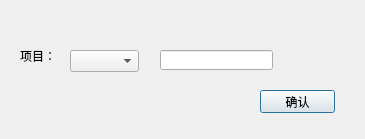
<?xml version="1.0" encoding="UTF-8"?>
<ui version="4.0">
 <class>Change</class>
 <widget class="QDialog" name="Change">
  <property name="geometry">
   <rect>
    <x>0</x>
    <y>0</y>
    <width>365</width>
    <height>139</height>
   </rect>
  </property>
  <property name="windowTitle">
   <string>Dialog</string>
  </property>
  <widget class="QComboBox" name="comboBox">
   <property name="geometry">
    <rect>
     <x>70</x>
     <y>50</y>
     <width>69</width>
     <height>22</height>
    </rect>
   </property>
  </widget>
  <widget class="QLabel" name="label">
   <property name="geometry">
    <rect>
     <x>20</x>
     <y>50</y>
     <width>54</width>
     <height>12</height>
    </rect>
   </property>
   <property name="text">
    <string>项目：</string>
   </property>
  </widget>
  <widget class="QLineEdit" name="lineEdit">
   <property name="geometry">
    <rect>
     <x>160</x>
     <y>50</y>
     <width>113</width>
     <height>20</height>
    </rect>
   </property>
  </widget>
  <widget class="QPushButton" name="pushButton">
   <property name="geometry">
    <rect>
     <x>260</x>
     <y>90</y>
     <width>75</width>
     <height>23</height>
    </rect>
   </property>
   <property name="text">
    <string>确认</string>
   </property>
  </widget>
 </widget>
 <resources/>
 <connections/>
</ui>
